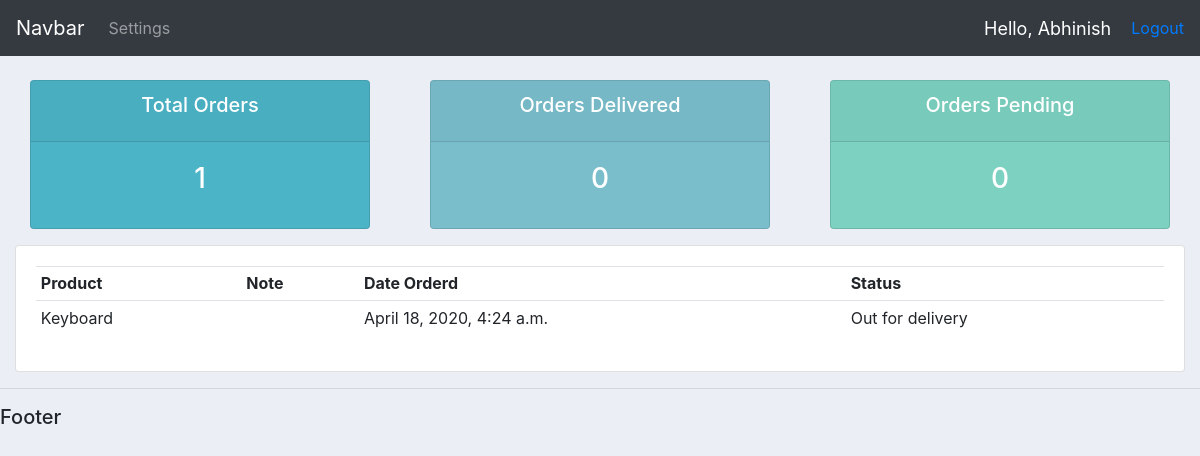
Screenshot of /user/ (signed in) with the database file from the repository.
### accounts/models.py (models this page shows, shortened)
class Order(models.Model):
    STATUS = (
        ('Pending', 'Pending'),
        ('Out for delivery', 'Out for delivery'),
        ('Delivered', 'Delivered'),
    )
    customer = models.ForeignKey(Customer, on_delete=models.SET_NULL, null=True)
    product = models.ForeignKey(Product, on_delete=models.SET_NULL, null = True)
    date_created = models.DateTimeField(auto_now_add=True)
    status = models.CharField(max_length=200, null=True, choices=STATUS)

class Product(models.Model):
    CATEGORY = (
        ('Indoor', 'Indoor'),
        ('Out door', 'Out door'),
    )
    name = models.CharField(max_length=200)
    price = models.FloatField()
    category = models.CharField(max_length=200, choices=CATEGORY)
    description = models.CharField(max_length=200, null=True, blank=True)
    date_created = models.DateTimeField(auto_now_add=True)
    tags = models.ManyToManyField(Tag)
    def __str__(self):
        return self.name

### accounts/decorators.py (the view)
        def wrapper_func(request, *args, **kwargs):
            group = None
            if request.user.groups.exists():
                group = request.user.groups.all()[0].name
            if group in allowed_roles:
                return view_func(request, *args, **kwargs)
            else:
                return HttpResponse("You are not authorized!")

### accounts/views.py (called while the page is built)
@login_required(login_url="login")
@allowed_users(allowed_roles=['customer'])
def userPage(request):
    orders = request.user.customer.order_set.all()
    total_orders = orders.count()
    orders_delivered = orders.filter(status="Delivered").count()
    orders_pending = orders.filter(status="Pending").count()
    context = {
        'orders':orders,
        'total_orders': total_orders,
        'orders_delivered': orders_delivered,
        'orders_pending': orders_pending,
    }
    return render(request, 'accounts/user.html', context)

### accounts/templates/accounts/user.html
{% extends 'accounts/base.html' %}
{% block content %}
    {% include 'accounts/status.html' %}
    <div class="row">
	<div class="col-md">
		<div class="card card-body">
			<table class="table table-sm">
				<tr>
					<th>Product</th>
					<th>Note</th>
					<th>Date Orderd</th>
					<th>Status</th>
				</tr>
				{% for order in orders %}
				<tr>
					<td>{{order.product}}</td>
					<td>{{order.note}}</td>
					<td>{{order.date_created}}</td>
					<td>{{order.status}}</td>
				</tr>
				{% endfor %}
			</table>
		</div>
	</div>
</div>
{% endblock content %}

### accounts/templates/accounts/navbar.html (shortened to what this page needs)
<nav class="navbar navbar-expand-lg navbar-dark bg-dark">
  <a class="navbar-brand" href="#">Navbar</a>
    <div class="collapse navbar-collapse" id="navbarNav">
      <ul class="navbar-nav">
      {% if request.user.is_staff %}
        <li class="nav-item active">
          <a class="nav-link" href="{% url 'home' %}">Dashboard</a>
        </li>
        <li class="nav-item">
          <a class="nav-link" href="{% url 'product' %}">Products</a>
        </li>
        {% else %}
          <li class="nav-item">
            <a class="nav-link" href="{% url 'account' %}">Settings</a>
          </li>
        {% endif %}
      </ul>
    </div>
  <span id="hello-msg">Hello, {{ request.user }}</span>
  <span><a href="{% url 'logout' %}">Logout</a></span>
</nav>

### static/css/base.css (style rules this page uses)
body { background-color: #ebeff5; }

### accounts/templates/accounts/navbar.html (style rules this page uses)
#hello-msg { font-size: 18px; color: #fff; margin-right: 20px; }

### rows the page displays
Order: product "Keyboard", date_created "April 18, 2020, 4:24 a.m.", status "Out for delivery"

### other values shown
{{ request.user }} "Abhinish"
{{ total_orders }} "1"
{{ orders_delivered }} "0"
{{ orders_pending }} "0"
